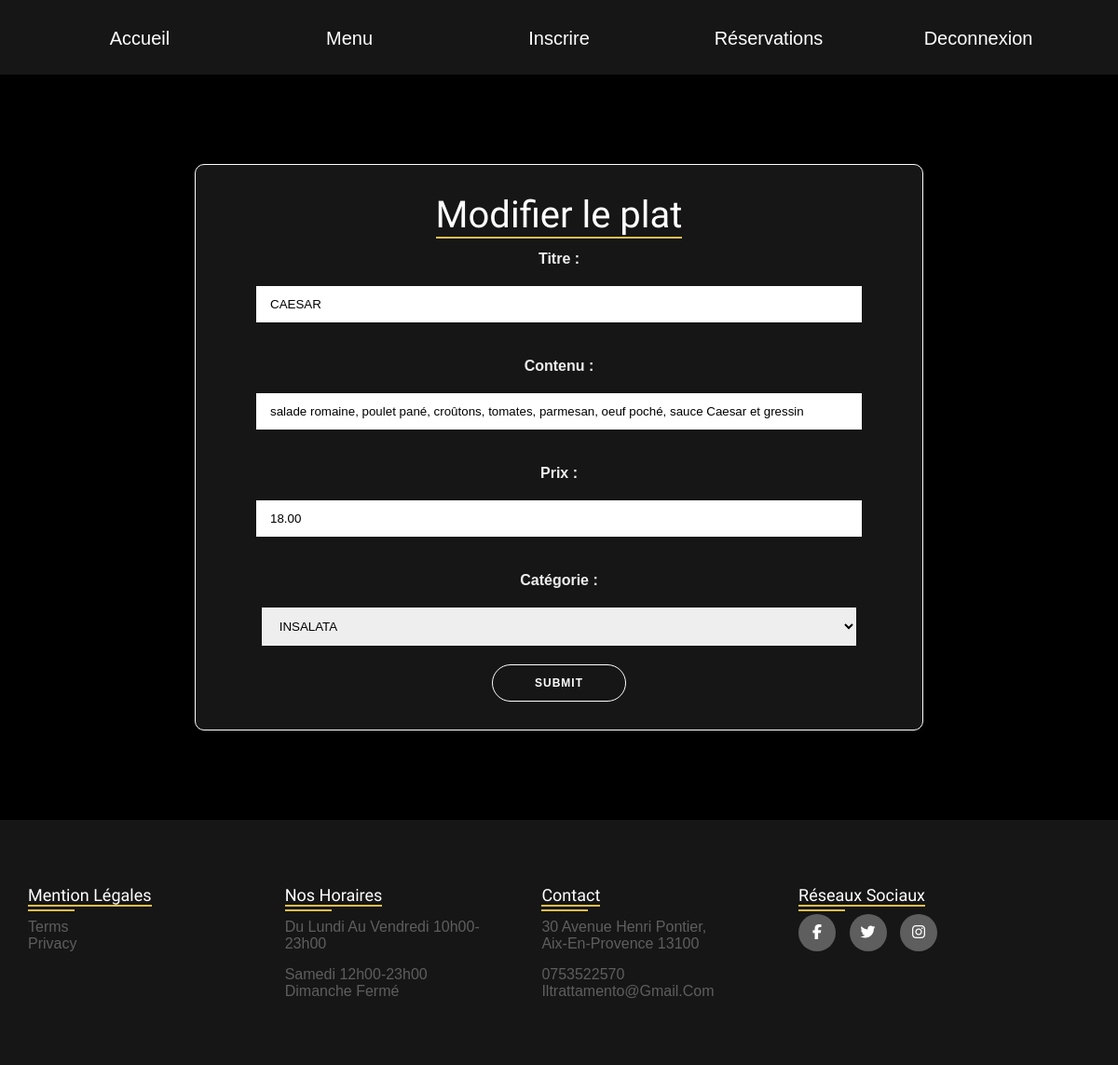
The page /admin/updateMenu/15 (signed in) on the database its author committed.
### tables this page shows
CREATE TABLE IF NOT EXISTS `menu` (
  `id` int NOT NULL AUTO_INCREMENT,
  `titre` varchar(250) NOT NULL,
  `contenu` text NULL,
  `prix` decimal(10,2) NOT NULL,
  `categorie` varchar(255) NOT NULL,
  PRIMARY KEY (`id`)
);

### index.php (called while the page is built, shortened)
<?php
    require_once "config/Autoloader.php";
    $route = new Routing();
    $route->get();

### config/Autoloader.php (called while the page is built, shortened)
<?php
class Autoloader{
    public static function Autoload()
    {
        spl_autoload_register(function ($classname) {
            $classname = str_replace("\\", "/", $classname);
        });
    }
}

### config/Database.php (called while the page is built, shortened)
<?php
class Database
{
    private static $instance = NULL;
    public static function getPdo(): PDO
    {
        if (self::$instance === NULL) {
            self::$instance = new PDO('mysql:host=localhost;dbname=resto;charset=utf8', 'root', '', [
                PDO::ATTR_ERRMODE => PDO::ERRMODE_EXCEPTION,
                PDO::ATTR_DEFAULT_FETCH_MODE => PDO::FETCH_ASSOC
            ]);
        }
        return self::$instance;
    }
}

### models/MenuRepository.php (called while the page is built, shortened)
<?php
class MenuRepository
{
    protected PDO $pdo;
    public function __construct()
    {
        $this->pdo = \config\Database::getpdo();
    }
    public function getMenu(int $id_menu)
    {
        $stmt = $this->pdo->prepare("SELECT * FROM menu WHERE id = ?");
        $stmt->execute([$id_menu]);
        return $stmt->fetch(PDO::FETCH_ASSOC);
    }
}

### views/ModifMenu.phtml (the view, shortened to what this page needs)
<link rel="stylesheet" href="/ledelice/public/css/ModifMenu.css">
<div class="container">
        <div class="form-container ">
                <form method="POST" action="/ledelice/admin/updateMenu/<?= $menu['id']; ?>">
                        <span>Modifier le plat</span>
                        <label for="titre">Titre :</label>
                        <input type="text" name="titre" value="<?php echo $menu['titre']; ?>"><br>
                        <label for="contenu">Contenu :</label>
                        <input type="text" name="contenu" value="<?php echo $menu['contenu']; ?>"><br>
                        <label for="prix">Prix :</label>
                        <input type="text" name="prix" value="<?php echo $menu['prix']; ?>"><br>
                        <label for="titre">Catégorie :</label>
                        <select name="categorie" >
                                <option><?php echo $menu['categorie']; ?></option>
                        </select>
                        <button type="submit" id="valider" name="valider">Submit</button>
                </form>
        </div>
</div>

### public/css/ModifMenu.css (style rules this page uses)
* { margin: 0; padding: 0; font-family: 'Lucida Sans', 'Lucida Sans Regular', 'Lucida Grande', 'Lucida Sans Unicode', Geneva, Verdana, sans-serif; text-decoration: none; }
span { font-size: 40px; font-weight: 300; border-bottom: 2px solid #e4be4e; margin-bottom: 2%; color: #ffffff; font-family: 'Alex Brush', cursive; }
button { border-radius: 20px; border: 1px solid #ffffff; background-color: #161616; color: #FFFFFF; font-size: 12px; font-weight: bold; padding: 12px 45px; letter-spacing: 1px; text-transform: uppercase; transition: transform 80ms ease-in; }
form { background-color: #161616; display: flex; align-items: center; justify-content: center; flex-direction: column; padding: 0 50px; height: 100%; text-align: center; }
input { border: none; padding: 12px 15px; margin: 8px 0; width: 100%; margin: 20px; }
select { background-color: #eee; border: none; padding: 12px 15px; margin: 8px 0; width: 103%; margin: 20px; }
.container { background-color: #161616; border-radius: 10px; border: 1px solid #ffffff; position: relative; overflow: hidden; width: 60%; padding: 30px; }
label { font-weight: bold; color: #eee; }

### rows shown on the page
menu: titre "CAESAR", contenu "salade romaine, poulet pané, croûtons, tomates, parmesan, oeuf poché, sauce Caesar et gressin", prix "18.00", categorie "INSALATA"
